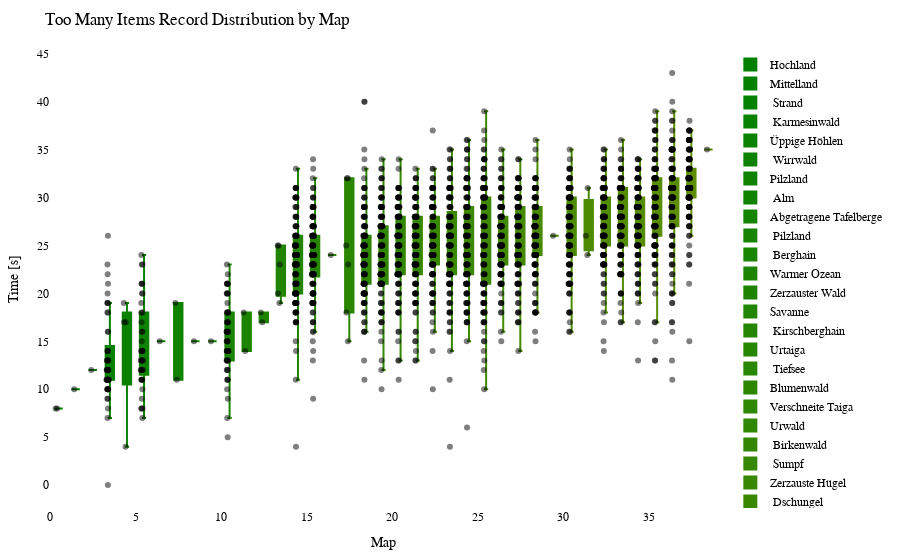

The notebook cell saved with this chart:
### Code cell
import plotly.graph_objects as go
import plotly.io as pio

df = getRecordsDataframe(minigame="Sammelwahn")

# sort df columns by mean value 
df = df.reindex(df.mean().sort_values().index, axis=1)

# drop sum column
df = df.drop(columns=["Sum"])

# remove "Punkte" from all columns
df.columns = df.columns.str.replace('Punkte', '')

cmap = LinearSegmentedColormap.from_list("green_orange", ["green", "orange"])
colors = [to_hex(cmap(i / (num_columns - 1))) for i in range(num_columns)]

# Calculate the offset for centering the data points
num_columns = len(df.columns)
offset = 0.5

# Create a Swarm plot using Plotly
fig = go.Figure()

for i, (column, color) in enumerate(zip(df.columns, colors)):
    x_values = [i + offset] * len(df[column])  # Adjust x-values with offset for horizontal centering
    fig.add_trace(go.Box(x=x_values,
                         y=df[column],
                         name=column,
                         boxpoints='all',
                         pointpos=-0.5,  # Adjust point position to prevent overlapping
                         marker=dict(color='rgba(0,0,0,0.5)', size=6),  # Adjust marker color and size
                         line=dict(color=color),
                         fillcolor=color,
                         hovertext=df_to_html.index,
                         hoverinfo='name+text+y',
                         showlegend=True))

fig.update_layout(title="Too Many Items Record Distribution by Map",
                  xaxis=dict(title="Map"),
                  yaxis=dict(title="Time [s]"),
                  showlegend=True,
                  font=dict(family="Arial", size=12, color="black"),  # Customize font
                  plot_bgcolor="white",  # Set background color
                  margin=dict(l=50, r=50, t=50, b=50),  # Adjust margins for better layout
                  )

pio.show(fig)

pio.write_html(fig, "out/sammel_swarm_plot.html")

### Figure 1 — Plotly figure (JSON) as saved in the notebook; plotly's stock layout.template omitted (floating-point values rounded to 4 significant figures; data arrays with more than 128 entries replaced by an {"elided": "..."} marker saying what was removed)
{"data": [{"boxpoints": "all", "fillcolor": "#008000", "hoverinfo": "name+text+y", "hovertext": {"elided": "146 str values"}, "line": {"color": "#008000"}, "marker": {"color": "rgba(0,0,0,0.5)", "size": 6}, "name": "Hochland", "pointpos": -0.5, "showlegend": true, "type": "box", "x": {"elided": "146 float values"}, "y": {"elided": "146 int values"}}, {"boxpoints": "all", "fillcolor": "#028000", "hoverinfo": "name+text+y", "hovertext": {"elided": "146 str values"}, "line": {"color": "#028000"}, "marker": {"color": "rgba(0,0,0,0.5)", "size": 6}, "name": "Mittelland", "pointpos": -0.5, "showlegend": true, "type": "box", "x": {"elided": "146 float values"}, "y": {"elided": "146 int values"}}, {"boxpoints": "all", "fillcolor": "#058100", "hoverinfo": "name+text+y", "hovertext": {"elided": "146 str values"}, "line": {"color": "#058100"}, "marker": {"color": "rgba(0,0,0,0.5)", "size": 6}, "name": " Strand", "pointpos": -0.5, "showlegend": true, "type": "box", "x": {"elided": "146 float values"}, "y": {"elided": "146 int values"}}, {"boxpoints": "all", "fillcolor": "#078100", "hoverinfo": "name+text+y", "hovertext": {"elided": "146 str values"}, "line": {"color": "#078100"}, "marker": {"color": "rgba(0,0,0,0.5)", "size": 6}, "name": " Karmesinwald", "pointpos": -0.5, "showlegend": true, "type": "box", "x": {"elided": "146 float values"}, "y": {"elided": "146 int values"}}, {"boxpoints": "all", "fillcolor": "#0a8100", "hoverinfo": "name+text+y", "hovertext": {"elided": "146 str values"}, "line": {"color": "#0a8100"}, "marker": {"color": "rgba(0,0,0,0.5)", "size": 6}, "name": "Üppige Höhlen", "pointpos": -0.5, "showlegend": true, "type": "box", "x": {"elided": "146 float values"}, "y": {"elided": "146 int values"}}, {"boxpoints": "all", "fillcolor": "#0c8200", "hoverinfo": "name+text+y", "hovertext": {"elided": "146 str values"}, "line": {"color": "#0c8200"}, "marker": {"color": "rgba(0,0,0,0.5)", "size": 6}, "name": " Wirrwald", "pointpos": -0.5, "showlegend": true, "type": "box", "x": {"elided": "146 float values"}, "y": {"elided": "146 int values"}}, {"boxpoints": "all", "fillcolor": "#0f8200", "hoverinfo": "name+text+y", "hovertext": {"elided": "146 str values"}, "line": {"color": "#0f8200"}, "marker": {"color": "rgba(0,0,0,0.5)", "size": 6}, "name": "Pilzland", "pointpos": -0.5, "showlegend": true, "type": "box", "x": {"elided": "146 float values"}, "y": {"elided": "146 int values"}}, {"boxpoints": "all", "fillcolor": "#118200", "hoverinfo": "name+text+y", "hovertext": {"elided": "146 str values"}, "line": {"color": "#118200"}, "marker": {"color": "rgba(0,0,0,0.5)", "size": 6}, "name": " Alm", "pointpos": -0.5, "showlegend": true, "type": "box", "x": {"elided": "146 float values"}, "y": {"elided": "146 int values"}}, {"boxpoints": "all", "fillcolor": "#148300", "hoverinfo": "name+text+y", "hovertext": {"elided": "146 str values"}, "line": {"color": "#148300"}, "marker": {"color": "rgba(0,0,0,0.5)", "size": 6}, "name": "Abgetragene Tafelberge", "pointpos": -0.5, "showlegend": true, "type": "box", "x": {"elided": "146 float values"}, "y": {"elided": "146 int values"}}, {"boxpoints": "all", "fillcolor": "#178300", "hoverinfo": "name+text+y", "hovertext": {"elided": "146 str values"}, "line": {"color": "#178300"}, "marker": {"color": "rgba(0,0,0,0.5)", "size": 6}, "name": " Pilzland", "pointpos": -0.5, "showlegend": true, "type": "box", "x": {"elided": "146 float values"}, "y": {"elided": "146 int values"}}, {"boxpoints": "all", "fillcolor": "#198400", "hoverinfo": "name+text+y", "hovertext": {"elided": "146 str values"}, "line": {"color": "#198400"}, "marker": {"color": "rgba(0,0,0,0.5)", "size": 6}, "name": " Berghain", "pointpos": -0.5, "showlegend": true, "type": "box", "x": {"elided": "146 float values"}, "y": {"elided": "146 int values"}}, {"boxpoints": "all", "fillcolor": "#1c8400", "hoverinfo": "name+text+y", "hovertext": {"elided": "146 str values"}, "line": {"color": "#1c8400"}, "marker": {"color": "rgba(0,0,0,0.5)", "size": 6}, "name": "Warmer Ozean", "pointpos": -0.5, "showlegend": true, "type": "box", "x": {"elided": "146 float values"}, "y": {"elided": "146 int values"}}, {"boxpoints": "all", "fillcolor": "#1e8400", "hoverinfo": "name+text+y", "hovertext": {"elided": "146 str values"}, "line": {"color": "#1e8400"}, "marker": {"color": "rgba(0,0,0,0.5)", "size": 6}, "name": "Zerzauster Wald", "pointpos": -0.5, "showlegend": true, "type": "box", "x": {"elided": "146 float values"}, "y": {"elided": "146 int values"}}, {"boxpoints": "all", "fillcolor": "#218500", "hoverinfo": "name+text+y", "hovertext": {"elided": "146 str values"}, "line": {"color": "#218500"}, "marker": {"color": "rgba(0,0,0,0.5)", "size": 6}, "name": "Savanne", "pointpos": -0.5, "showlegend": true, "type": "box", "x": {"elided": "146 float values"}, "y": {"elided": "146 int values"}}, {"boxpoints": "all", "fillcolor": "#238500", "hoverinfo": "name+text+y", "hovertext": {"elided": "146 str values"}, "line": {"color": "#238500"}, "marker": {"color": "rgba(0,0,0,0.5)", "size": 6}, "name": " Kirschberghain", "pointpos": -0.5, "showlegend": true, "type": "box", "x": {"elided": "146 float values"}, "y": {"elided": "146 int values"}}, {"boxpoints": "all", "fillcolor": "#268600", "hoverinfo": "name+text+y", "hovertext": {"elided": "146 str values"}, "line": {"color": "#268600"}, "marker": {"color": "rgba(0,0,0,0.5)", "size": 6}, "name": "Urtaiga", "pointpos": -0.5, "showlegend": true, "type": "box", "x": {"elided": "146 float values"}, "y": {"elided": "146 int values"}}, {"boxpoints": "all", "fillcolor": "#288600", "hoverinfo": "name+text+y", "hovertext": {"elided": "146 str values"}, "line": {"color": "#288600"}, "marker": {"color": "rgba(0,0,0,0.5)", "size": 6}, "name": " Tiefsee", "pointpos": -0.5, "showlegend": true, "type": "box", "x": {"elided": "146 float values"}, "y": {"elided": "146 int values"}}, {"boxpoints": "all", "fillcolor": "#2b8600", "hoverinfo": "name+text+y", "hovertext": {"elided": "146 str values"}, "line": {"color": "#2b8600"}, "marker": {"color": "rgba(0,0,0,0.5)", "size": 6}, "name": "Blumenwald", "pointpos": -0.5, "showlegend": true, "type": "box", "x": {"elided": "146 float values"}, "y": {"elided": "146 int values"}}, {"boxpoints": "all", "fillcolor": "#2e8700", "hoverinfo": "name+text+y", "hovertext": {"elided": "146 str values"}, "line": {"color": "#2e8700"}, "marker": {"color": "rgba(0,0,0,0.5)", "size": 6}, "name": "Verschneite Taiga", "pointpos": -0.5, "showlegend": true, "type": "box", "x": {"elided": "146 float values"}, "y": {"elided": "146 int values"}}, {"boxpoints": "all", "fillcolor": "#308700", "hoverinfo": "name+text+y", "hovertext": {"elided": "146 str values"}, "line": {"color": "#308700"}, "marker": {"color": "rgba(0,0,0,0.5)", "size": 6}, "name": "Urwald", "pointpos": -0.5, "showlegend": true, "type": "box", "x": {"elided": "146 float values"}, "y": {"elided": "146 int values"}}, {"boxpoints": "all", "fillcolor": "#338700", "hoverinfo": "name+text+y", "hovertext": {"elided": "146 str values"}, "line": {"color": "#338700"}, "marker": {"color": "rgba(0,0,0,0.5)", "size": 6}, "name": " Birkenwald", "pointpos": -0.5, "showlegend": true, "type": "box", "x": {"elided": "146 float values"}, "y": {"elided": "146 int values"}}, {"boxpoints": "all", "fillcolor": "#358800", "hoverinfo": "name+text+y", "hovertext": {"elided": "146 str values"}, "line": {"color": "#358800"}, "marker": {"color": "rgba(0,0,0,0.5)", "size": 6}, "name": " Sumpf", "pointpos": -0.5, "showlegend": true, "type": "box", "x": {"elided": "146 float values"}, "y": {"elided": "146 int values"}}, {"boxpoints": "all", "fillcolor": "#388800", "hoverinfo": "name+text+y", "hovertext": {"elided": "146 str values"}, "line": {"color": "#388800"}, "marker": {"color": "rgba(0,0,0,0.5)", "size": 6}, "name": "Zerzauste Hügel", "pointpos": -0.5, "showlegend": true, "type": "box", "x": {"elided": "146 float values"}, "y": {"elided": "146 int values"}}, {"boxpoints": "all", "fillcolor": "#3a8800", "hoverinfo": "name+text+y", "hovertext": {"elided": "146 str values"}, "line": {"color": "#3a8800"}, "marker": {"color": "rgba(0,0,0,0.5)", "size": 6}, "name": " Dschungel", "pointpos": -0.5, "showlegend": true, "type": "box", "x": {"elided": "146 float values"}, "y": {"elided": "146 int values"}}, {"boxpoints": "all", "fillcolor": "#3d8900", "hoverinfo": "name+text+y", "hovertext": {"elided": "146 str values"}, "line": {"color": "#3d8900"}, "marker": {"color": "rgba(0,0,0,0.5)", "size": 6}, "name": " Taiga", "pointpos": -0.5, "showlegend": true, "type": "box", "x": {"elided": "146 float values"}, "y": {"elided": "146 int values"}}, {"boxpoints": "all", "fillcolor": "#408900", "hoverinfo": "name+text+y", "hovertext": {"elided": "146 str values"}, "line": {"color": "#408900"}, "marker": {"color": "rgba(0,0,0,0.5)", "size": 6}, "name": "Verschneite Ebene", "pointpos": -0.5, "showlegend": true, "type": "box", "x": {"elided": "146 float values"}, "y": {"elided": "146 int values"}}, {"boxpoints": "all", "fillcolor": "#428a00", "hoverinfo": "name+text+y", "hovertext": {"elided": "146 str values"}, "line": {"color": "#428a00"}, "marker": {"color": "rgba(0,0,0,0.5)", "size": 6}, "name": " Bambusdschungel", "pointpos": -0.5, "showlegend": true, "type": "box", "x": {"elided": "146 float values"}, "y": {"elided": "146 int values"}}, {"boxpoints": "all", "fillcolor": "#458a00", "hoverinfo": "name+text+y", "hovertext": {"elided": "146 str values"}, "line": {"color": "#458a00"}, "marker": {"color": "rgba(0,0,0,0.5)", "size": 6}, "name": "Zerzauste Savanne", "pointpos": -0.5, "showlegend": true, "type": "box", "x": {"elided": "146 float values"}, "y": {"elided": "146 int values"}}, {"boxpoints": "all", "fillcolor": "#478a00", "hoverinfo": "name+text+y", "hovertext": {"elided": "146 str values"}, "line": {"color": "#478a00"}, "marker": {"color": "rgba(0,0,0,0.5)", "size": 6}, "name": " Wald", "pointpos": -0.5, "showlegend": true, "type": "box", "x": {"elided": "146 float values"}, "y": {"elided": "146 int values"}}, {"boxpoints": "all", "fillcolor": "#4a8b00", "hoverinfo": "name+text+y", "hovertext": {"elided": "146 str values"}, "line": {"color": "#4a8b00"}, "marker": {"color": "rgba(0,0,0,0.5)", "size": 6}, "name": "Savannenhochebene", "pointpos": -0.5, "showlegend": true, "type": "box", "x": {"elided": "146 float values"}, "y": {"elided": "146 int values"}}, {"boxpoints": "all", "fillcolor": "#4c8b00", "hoverinfo": "name+text+y", "hovertext": {"elided": "146 str values"}, "line": {"color": "#4c8b00"}, "marker": {"color": "rgba(0,0,0,0.5)", "size": 6}, "name": " Savannenhochebene", "pointpos": -0.5, "showlegend": true, "type": "box", "x": {"elided": "146 float values"}, "y": {"elided": "146 int values"}}, {"boxpoints": "all", "fillcolor": "#4f8b00", "hoverinfo": "name+text+y", "hovertext": {"elided": "146 str values"}, "line": {"color": "#4f8b00"}, "marker": {"color": "rgba(0,0,0,0.5)", "size": 6}, "name": " Sonnenblumenebene", "pointpos": -0.5, "showlegend": true, "type": "box", "x": {"elided": "146 float values"}, "y": {"elided": "146 int values"}}, {"boxpoints": "all", "fillcolor": "#518c00", "hoverinfo": "name+text+y", "hovertext": {"elided": "146 str values"}, "line": {"color": "#518c00"}, "marker": {"color": "rgba(0,0,0,0.5)", "size": 6}, "name": "Lichter Dschungel", "pointpos": -0.5, "showlegend": true, "type": "box", "x": {"elided": "146 float values"}, "y": {"elided": "146 int values"}}, {"boxpoints": "all", "fillcolor": "#548c00", "hoverinfo": "name+text+y", "hovertext": {"elided": "146 str values"}, "line": {"color": "#548c00"}, "marker": {"color": "rgba(0,0,0,0.5)", "size": 6}, "name": "Dichter Wald", "pointpos": -0.5, "showlegend": true, "type": "box", "x": {"elided": "146 float values"}, "y": {"elided": "146 int values"}}, {"boxpoints": "all", "fillcolor": "#578d00", "hoverinfo": "name+text+y", "hovertext": {"elided": "146 str values"}, "line": {"color": "#578d00"}, "marker": {"color": "rgba(0,0,0,0.5)", "size": 6}, "name": "Sonnenblumenebene", "pointpos": -0.5, "showlegend": true, "type": "box", "x": {"elided": "146 float values"}, "y": {"elided": "146 int values"}}, {"boxpoints": "all", "fillcolor": "#598d00", "hoverinfo": "name+text+y", "hovertext": {"elided": "146 str values"}, "line": {"color": "#598d00"}, "marker": {"color": "rgba(0,0,0,0.5)", "size": 6}, "name": " Ebene", "pointpos": -0.5, "showlegend": true, "type": "box", "x": {"elided": "146 float values"}, "y": {"elided": "146 int values"}}, {"boxpoints": "all", "fillcolor": "#5c8d00", "hoverinfo": "name+text+y", "hovertext": {"elided": "146 str values"}, "line": {"color": "#5c8d00"}, "marker": {"color": "rgba(0,0,0,0.5)", "size": 6}, "name": " Savanne", "pointpos": -0.5, "showlegend": true, "type": "box", "x": {"elided": "146 float values"}, "y": {"elided": "146 int values"}}, {"boxpoints": "all", "fillcolor": "#5e8e00", "hoverinfo": "name+text+y", "hovertext": {"elided": "146 str values"}, "line": {"color": "#5e8e00"}, "marker": {"color": "rgba(0,0,0,0.5)", "size": 6}, "name": " Blumenwald", "pointpos": -0.5, "showlegend": true, "type": "box", "x": {"elided": "146 float values"}, "y": {"elided": "146 int values"}}, {"boxpoints": "all", "fillcolor": "#618e00", "hoverinfo": "name+text+y", "hovertext": {"elided": "146 str values"}, "line": {"color": "#618e00"}, "marker": {"color": "rgba(0,0,0,0.5)", "size": 6}, "name": " Tropfsteinhöhlen", "pointpos": -0.5, "showlegend": true, "type": "box", "x": {"elided": "146 float values"}, "y": {"elided": "146 int values"}}], "layout": {"font": {"color": "black", "family": "Arial", "size": 12}, "margin": {"b": 50, "l": 50, "r": 50, "t": 50}, "plot_bgcolor": "white", "showlegend": true, "title": {"text": "Too Many Items Record Distribution by Map"}, "xaxis": {"title": {"text": "Map"}}, "yaxis": {"title": {"text": "Time [s]"}}}}
